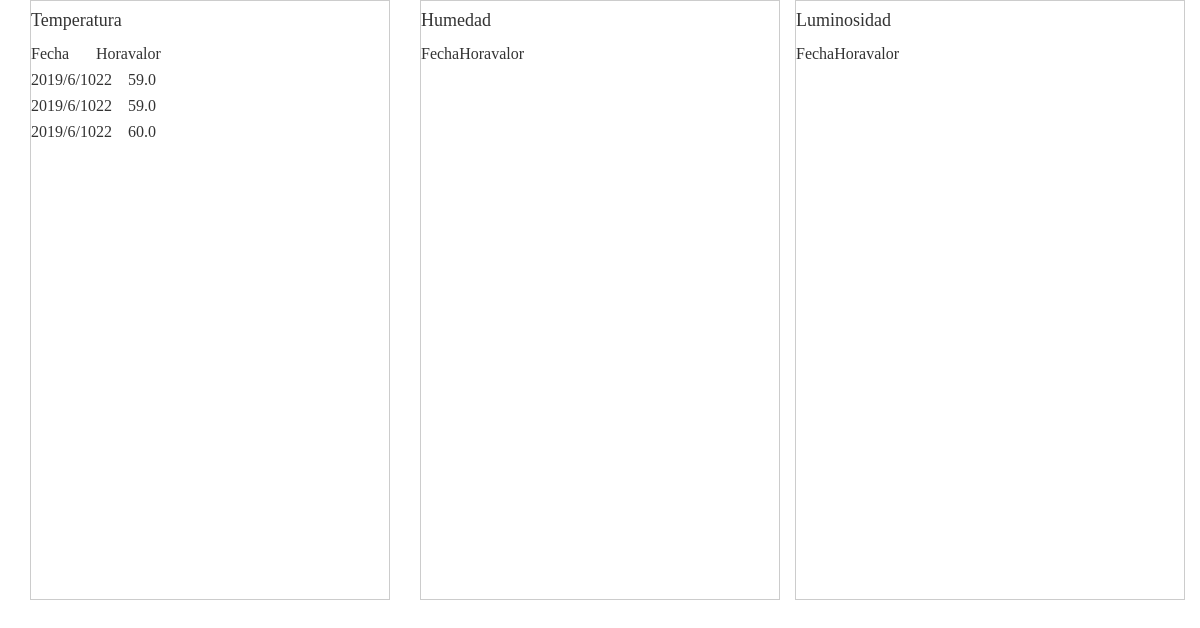
Before: /records with the older database file.
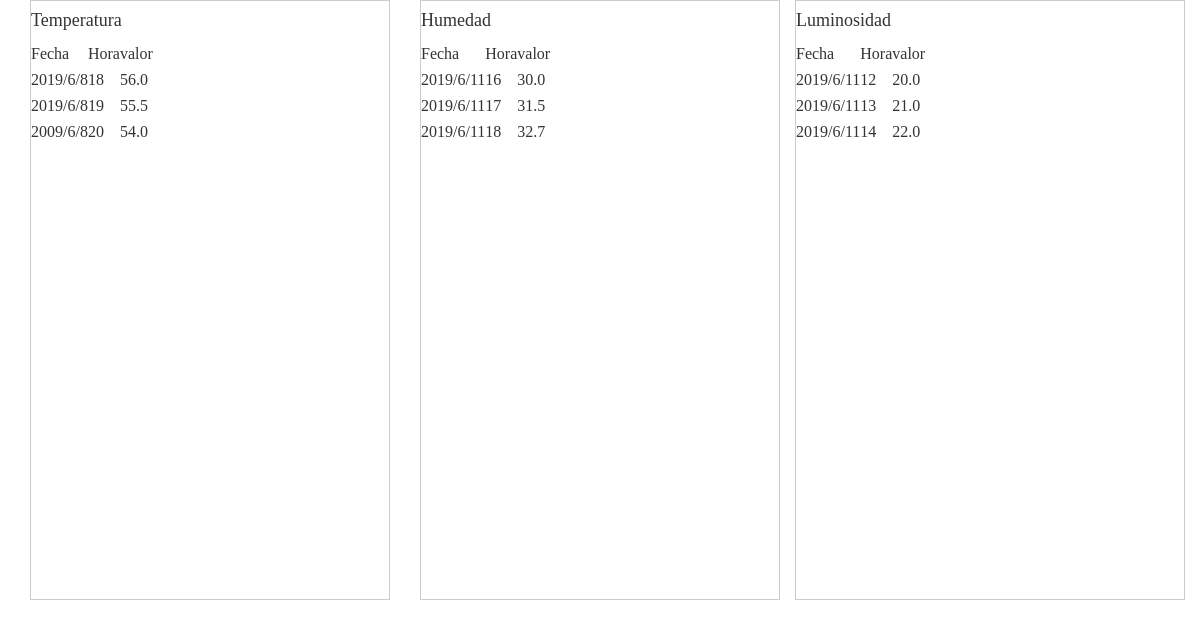
After: the same page with the newer database file.
### tables this page shows
CREATE TABLE Data (
  id integer primary key autoincrement,
  TopicName text,
  Value real,
  Date text,
  Time text
);

### flaskmqtt.py (the view)
@app.route('/records')
def records():
    select = selectAll('SELECT * FROM Data')
    return render_template('records.html',values=select)

### bbddhandler.py (called while the page is built)
def selectAll(sql_query, args=()):
    dbObj = DatabaseManager()
    dbObj.cur.execute(sql_query,args)
    return dbObj.cur.fetchall()

	def __del__(self):
		self.cur.close()
		self.conn.close()

### templates/records.html (shortened to what this page needs)
{% extends "base_layout.html"%}
{% block body%}
<div class = "container">
    <div class="row" id="desktop">
        <div class="col-md-4">
            <div class="scrollbox">
                <h4>Temperatura</h4>
                <table id="temp">
                    <tr>
                        <td>Fecha</td>
                        <td>Hora</td>
                        <td>valor</td>
                    </tr>
                    {% for value in values %}
                    {% if value[1] == 'temperature' %}
                    <tr>
                        <td>{{value[3]}}</td>
                        <td>{{value[4]}}</td>
                        <td>{{value[2]}}</td>
                    </tr>
                    {% endif %}
                    {% endfor %}
                </table>
            </div>
        </div>
        <div class="col-md-4">
            <div class="scrollbox">
                <h4>Humedad</h4>
                <table id="Hum">
                    <tr>
                        <td>Fecha</td>
                        <td>Hora</td>
                        <td>valor</td>
                    </tr>
                    {% for value in values %}
                    {% if value[1] == 'humidity' %}
                    <tr>
                        <td>{{value[3]}}</td>
                        <td>{{value[4]}}</td>
                        <td>{{value[2]}}</td>
                    </tr>
                    {% endif %}
                    {% endfor %}
                </table>
            </div>
        </div>
        <div class="col-md-">
            <div class="scrollbox">
                <h4>Luminosidad</h4>
                <table id="volt">
                    <tr>
                        <td>Fecha</td>
                        <td>Hora</td>
                        <td>valor</td>
                    </tr>
                    {% for value in values %}
                    {% if value[1] == 'voltage' %}
                    <tr>
                        <td>{{value[3]}}</td>
                        <td>{{value[4]}}</td>
                        <td>{{value[2]}}</td>
                    </tr>
                    {% endif %}
                    {% endfor %}
                </table>
            </div>
        </div>
    </div>
</div>
{% endblock %}

Changed rows visible on the page:
removed Data: Date "2019/6/10", Time "22", Value "59.0", shown under "Temperatura"
removed Data: Date "2019/6/10", Time "22", Value "59.0", shown under "Temperatura"
removed Data: Date "2019/6/10", Time "22", Value "60.0", shown under "Temperatura"
now on this page (row edited): Data: Date "2019/6/8", Time "18", Value "56.0", shown under "Temperatura"
now on this page (row edited): Data: Date "2019/6/8", Time "19", Value "55.5", shown under "Temperatura"
now on this page (row edited): Data: Date "2009/6/8", Time "20", Value "54.0", shown under "Temperatura"
added Data: Date "2019/6/11", Time "16", Value "30.0", shown under "Humedad"
added Data: Date "2019/6/11", Time "17", Value "31.5", shown under "Humedad"
added Data: Date "2019/6/11", Time "18", Value "32.7", shown under "Humedad"
added Data: Date "2019/6/11", Time "12", Value "20.0", shown under "Luminosidad"
added Data: Date "2019/6/11", Time "13", Value "21.0", shown under "Luminosidad"
added Data: Date "2019/6/11", Time "14", Value "22.0", shown under "Luminosidad"
